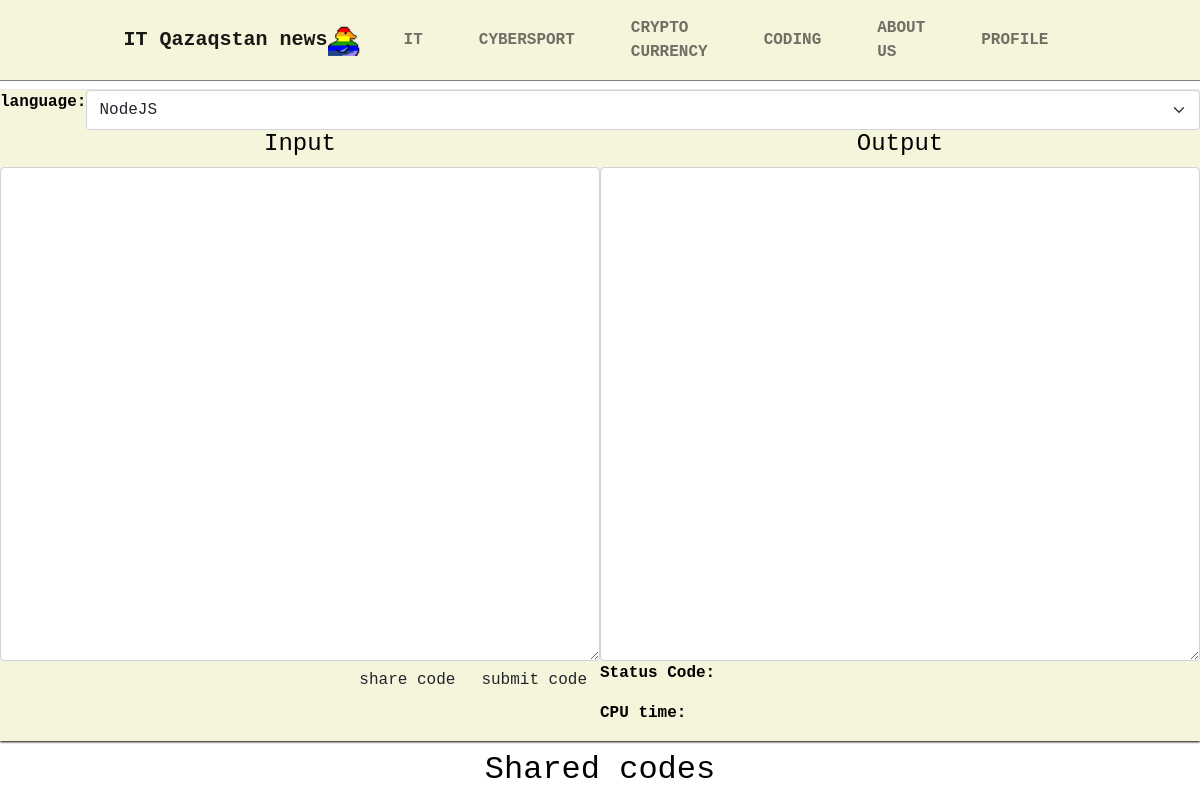
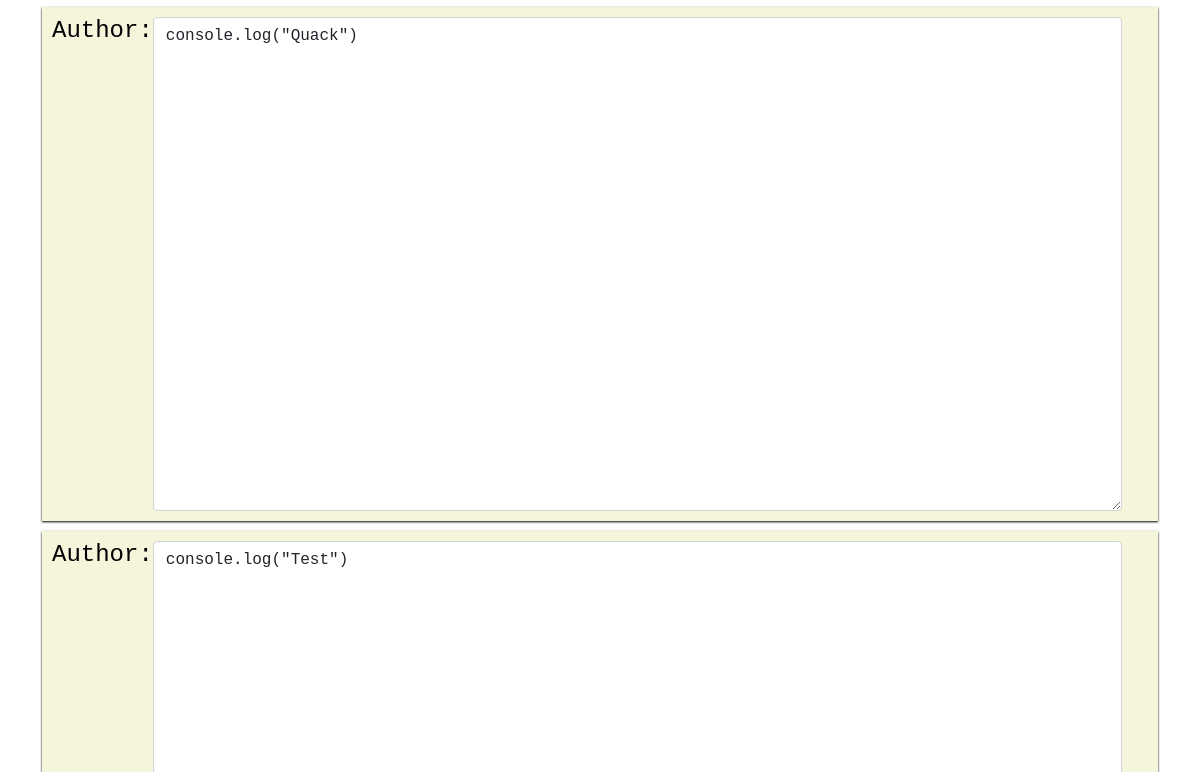
The app's page /en/coding (upper part), older data (2 pictures, top to bottom).
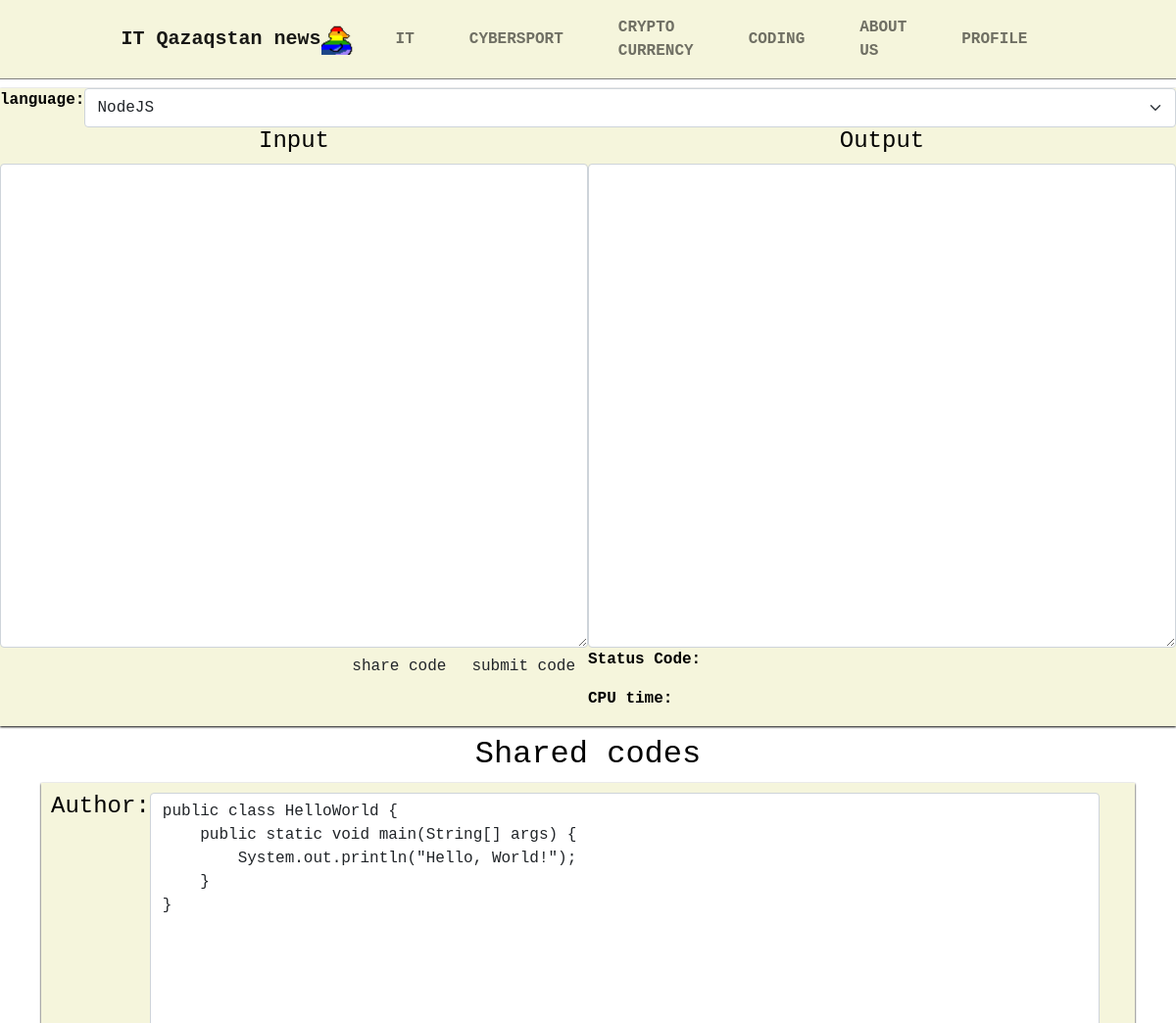
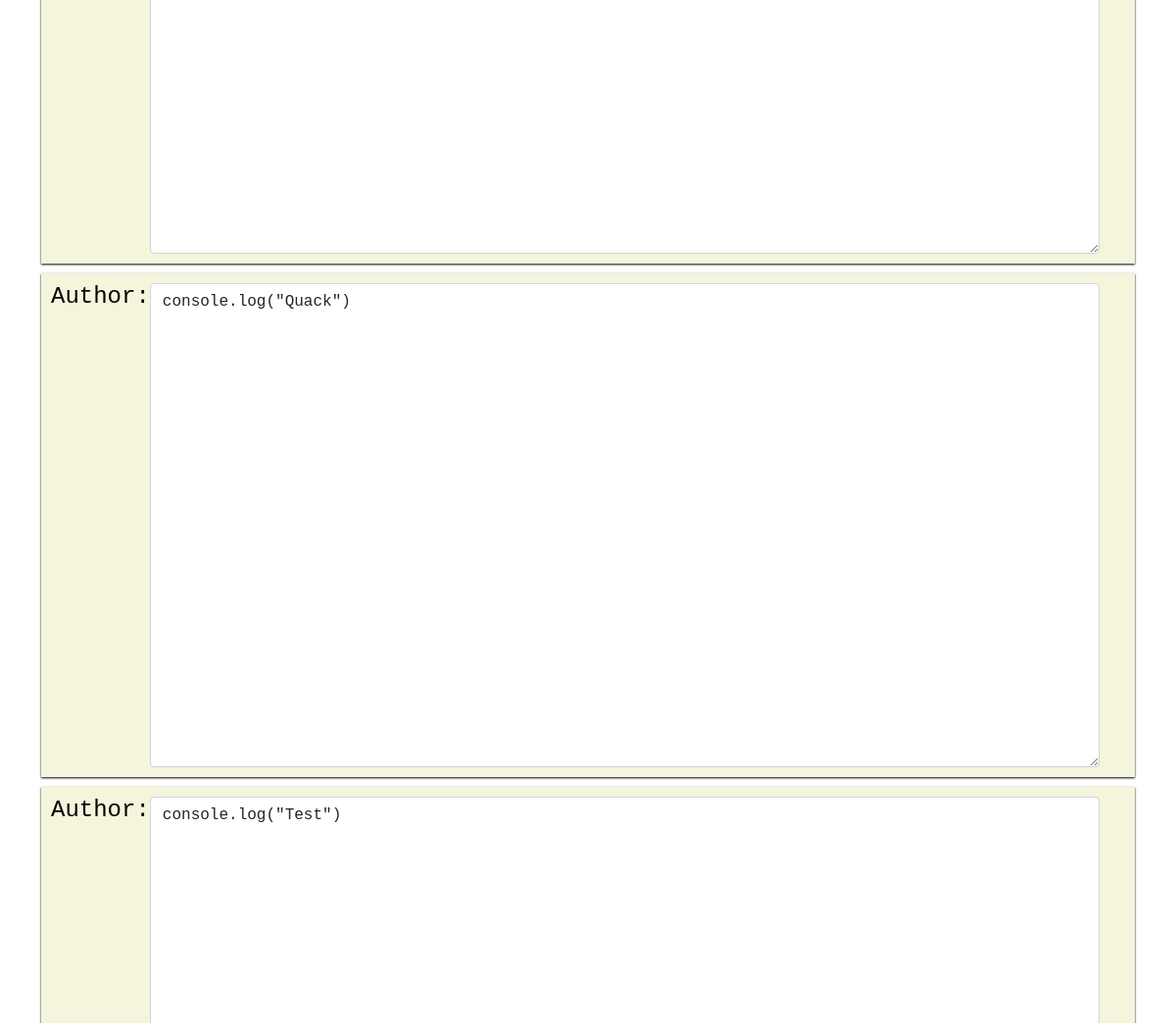
The same page, newer data (2 pictures, top to bottom).
### main/models.py (models this page shows)
class Code(models.Model):
    code = models.TextField('code')
    publishing_date = models.DateTimeField('publishing date')

### main/views.py (the view, shortened to what this page needs)
# urls.py: path('en/coding', views.compile, name='compile'),
def compile(request):
    form = return_form(request)
    latest_codes = Code.objects.order_by('-publishing_date')[:10]
    return render(request, 'main/compile.html', {'latest_codes': latest_codes, 'form': form})

### main/forms.py
class RegisterUser(UserCreationForm):
    class Meta:
        model = User
        fields = ['username', 'password1', 'password2']

### main/views.py (called while the page is built)
def return_form(request):
    form = RegisterUser()
    if request.method == 'POST':
        form = RegisterUser(request.POST)
        if form.is_valid():
            form.save(commit=True)
    return form

### main/templates/main/compile.html (shortened to what this page needs)
{% extends 'main/base.html' %}
{% block content %}
        <form action = "{% url 'main:compile' %}" method="POST">
<div class="compiler">
    <div class="language">
        <p>language:</p>
        <select class="form-select" name="language_select" id="languages">
            <option value= "nodejs">NodeJS</option>
        </select>
</div>
<div class="coding">
    <div class="input" ><h4>Input</h4><textarea class="form-control" name="code" cols = 80 rows = 20 >{{user_code}}</textarea>
        <div class="buttons">
            <button class="btn" type="submit" name="submit_code" value="submit_code">submit code</button>
            <button class="btn" type="submit" name="share_code" value="share_code">share code</button>
        </div>
    </div>
<div class="output"><h4>Output</h4><textarea class="form-control" cols = 80 rows = 20>{{output.output}}</textarea>
    <p>Status Code: {{output.statusCode}}</p>
    <p>CPU time: {{output.cpuTime}}</p>
</div>
</div>
</div>
            </form>
<div class="container ">
    <h2>Shared codes</h2>
    {% if latest_codes %}
    {% for code in latest_codes %}
    <div class="share">
            <h4>Author:</h4>
            <textarea class="form-control" type="text" cols = 80 rows = 20 >{{code.code}}
                </textarea>
                <button class="btn" type="submit"></button></div>
    {% endfor %}
    {% endif %}
    </div>
{% endblock %}

### main/templates/main/base.html (shortened to what this page needs)
{% load static %}
<!DOCTYPE html>
<html>
<head>
    <link href="https://cdn.jsdelivr.net/npm/bootstrap@5.1.3/dist/css/bootstrap.min.css" rel="stylesheet">
    <link rel="stylesheet" href="{% static 'main/css/base.css' %}">
    <link rel="stylesheet" href="{% static 'main/css/profile.css' %}">
    </head>
<body class="bg">
  <nav class="navbar navbar-expand-lg navbar-light">
    <div class="container-fluid justify-content-center">
      <a class="navbar-brand" href="">IT Qazaqstan news<img src="{% static "main/images/favicon-32x32-r.png" %}" alt="home" /></a>
      <div class="collapse navbar-collapse" id="navbarScroll">
        <ul class="navbar-nav">
        <li class="nav-item">
          <a class="nav-link" href="it">IT</a>
        </li>
        <li class="nav-item">
          <a class="nav-link" href="cybersport">CYBERSPORT</a>
        </li>
        <li class="nav-item">
          <a class="nav-link" href="cryptocurrency">CRYPTO CURRENCY</a>
        </li>
        <li class="nav-item">
            <a class="nav-link" href="coding">CODING</a>
          </li>
          <li class="nav-item">
            <a class="nav-link" href="#footer">ABOUT US</a>
          </li>
          <li class="nav-item">
            <a class="nav-link" onclick="profile()">PROFILE</a>
          </li>
        </ul>
      </div>
    </div>
  </nav>
        {% block content %}
        {% endblock %}
</body>
</html>

### main/static/main/css/base.css (style rules this page uses)
body { color:black; font-family: 'Courier New', Courier, monospace; font-weight: bold; }
a { color: black; }
.nav-link { color: black; }
nav { width:100%; display: flex; padding: 10%; padding-top: 0; padding-bottom: 0; background-color: beige; box-shadow:0 1px grey; }
@media only screen and (min-width: 768px) { nav div ul li { margin:auto 20px; } }
div.container h2 { text-align: center; }
div.compiler { display: flex; background-color: beige; filter: drop-shadow(0 1px 1px black); margin: 10px auto; flex-direction: column; }
div.input h4, div.output h4 { text-align: center; }
div.input div.buttons { display: flex; flex-direction: row-reverse; justify-content: end; }
div.share { display: flex; margin: 10px auto; }
div.share { display: flex; margin:10px auto; background-color:beige ; padding:10px; filter: drop-shadow(0 1px 1px black); justify-content: center; text-align: center; }
div.compiler div.language { display: flex; flex-direction: row; justify-content: end; }
div.coding { display: flex; justify-content: space-evenly; }

Row changes from the older to the newer data that the page shows:
added Code: code "public class HelloWorld { public static void main(String[] args) { System.out.println(\"Hello, World!\"); } }"
